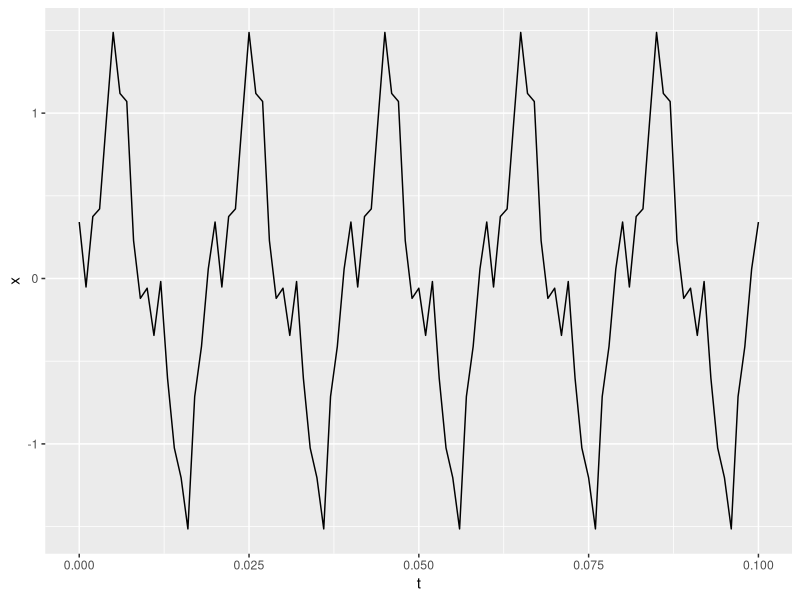
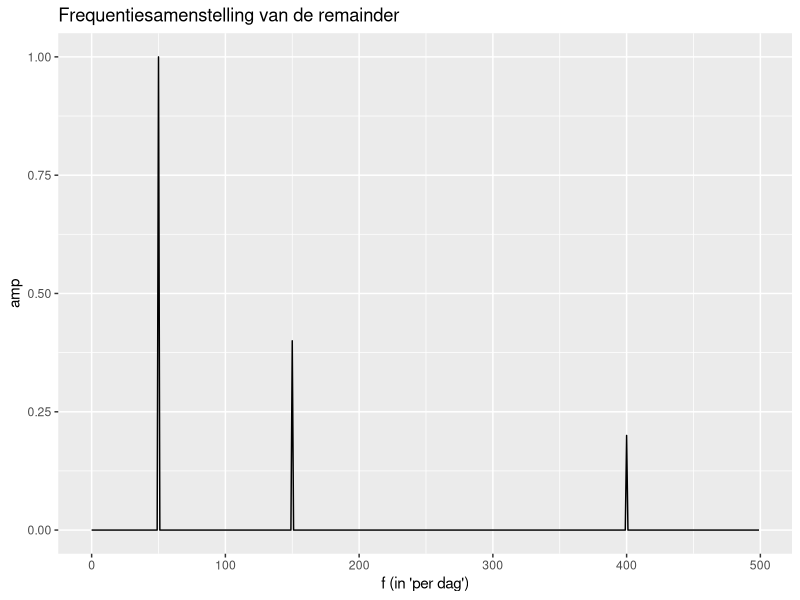

Source code (R) for these figures, in order:
# Fast Fourier Transform
library(tidyverse)
Fs <- 1000 # sample frequentie (hier 1 kHz)
Ts <- 1/Fs # sample periode (hier 1 msec)
N <- 1000 # aantal samples 
freq.resolution <- Fs/N # frequentie resolutie
print(freq.resolution)
t <- c(0 : (N-1)*Ts) # tijdsverloop
F0 <- 50 # frequentie van het tijdssignaal
x <- sin(2*pi*F0*t) + 0.4*cos(2*pi*3*F0*t + pi/3) - 0.2*sin(2*pi*8*F0*t - pi/4) # tijdssignaal
signal <- data.frame(t,x)
signal %>% filter(t<=0.1) %>% ggplot() + geom_line(aes(t,x))
# Berekening van het double sided en single sided spectrum
z <- fft(x)
P2 <- Mod(z/N)
P1 <- P2[1:((N/2)+1)]
P1[2:(length(P1)-1)] <- 2*P1[2:(length(P1)-1)]
freq <- seq(0, (Fs/2)-(Fs/N), Fs/N)
freqspec <- data.frame(freq=freq,amp=P1[1:(N/2)],fasehoek=0)
ggplot(data=freqspec) + 
  geom_line(aes(freq,amp)) +
  labs(x="f (in 'per dag')",y="amp",title="Frequentiesamenstelling van de remainder")
freqspec$fasehoek <- Arg(z[1:nrow(freqspec)])/pi
grens <- 0.1*max(freqspec$amp)
resultaat <- freqspec %>% filter(amp>grens)
print(resultaat)